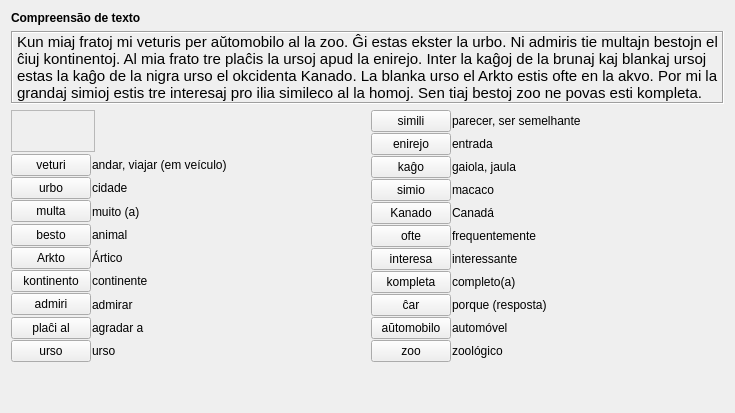
     <widget class="QWidget" name="tab_19">
      <attribute name="icon">
       <iconset resource="ikonoj.qrc">
        <normaloff>:/ikonoj/parolo.png</normaloff>:/ikonoj/parolo.png</iconset>
      </attribute>
      <attribute name="title">
       <string>7</string>
      </attribute>
      <layout class="QVBoxLayout" name="verticalLayout_225">
       <item>
        <widget class="titolo" name="Lec07_Label6">
         <property name="maximumSize">
          <size>
           <width>16777215</width>
           <height>30</height>
          </size>
         </property>
         <property name="font">
          <font>
           <weight>75</weight>
           <bold>true</bold>
          </font>
         </property>
         <property name="text">
          <string>Compreensão de texto</string>
         </property>
        </widget>
       </item>
       <item>
        <widget class="QLabel" name="Memo3_Lec07">
         <property name="font">
          <font>
           <pointsize>11</pointsize>
          </font>
         </property>
         <property name="frameShape">
          <enum>QFrame::Box</enum>
         </property>
         <property name="frameShadow">
          <enum>QFrame::Sunken</enum>
         </property>
         <property name="text">
          <string>Kun miaj fratoj mi veturis per aŭtomobilo al la zoo. Ĝi estas ekster la urbo. Ni admiris tie multajn bestojn el ĉiuj kontinentoj. Al mia frato tre plaĉis la ursoj apud la enirejo. Inter la kaĝoj de la brunaj kaj blankaj ursoj estas la kaĝo de la nigra urso el okcidenta Kanado. La blanka urso el Arkto estis ofte en la akvo. Por mi la grandaj simioj estis tre interesaj pro ilia simileco al la homoj. Sen tiaj bestoj zoo ne povas esti kompleta.</string>
         </property>
         <property name="wordWrap">
          <bool>true</bool>
         </property>
         <property name="margin">
          <number>5</number>
         </property>
         <property name="tipo" stdset="0">
          <string>teksta</string>
         </property>
         <property name="lingvo" stdset="0">
          <string>eo</string>
         </property>
        </widget>
       </item>
       <item>
        <layout class="QHBoxLayout" name="horizontalLayout_410">
         <item>
          <layout class="QVBoxLayout" name="verticalLayout_223">
           <property name="spacing">
            <number>2</number>
           </property>
           <item>
            <widget class="mp3ludilo" name="Lec07_memo3">
             <property name="sizePolicy">
              <sizepolicy hsizetype="Fixed" vsizetype="Fixed">
               <horstretch>0</horstretch>
               <verstretch>0</verstretch>
              </sizepolicy>
             </property>
             <property name="minimumSize">
              <size>
               <width>84</width>
               <height>42</height>
              </size>
             </property>
             <property name="maximumSize">
              <size>
               <width>16777215</width>
               <height>16777215</height>
              </size>
             </property>
             <property name="frameShape">
              <enum>QFrame::StyledPanel</enum>
             </property>
             <property name="frameShadow">
              <enum>QFrame::Plain</enum>
             </property>
            </widget>
           </item>
           <item>
            <layout class="QVBoxLayout" name="verticalLayout_222">
             <property name="spacing">
              <number>1</number>
             </property>
             <item>
              <layout class="QHBoxLayout" name="horizontalLayout_411" stretch="3,1">
               <item>
                <widget class="klakbutono" name="Lec07_Button539">
                 <property name="sizePolicy">
                  <sizepolicy hsizetype="Maximum" vsizetype="Fixed">
                   <horstretch>0</horstretch>
                   <verstretch>0</verstretch>
                  </sizepolicy>
                 </property>
                 <property name="maximumSize">
                  <size>
                   <width>16777215</width>
                   <height>16777215</height>
                  </size>
                 </property>
                 <property name="text">
                  <string>veturi</string>
                 </property>
                </widget>
               </item>
               <item>
                <widget class="QLabel" name="Lec07_Label528">
                 <property name="text">
                  <string>andar, viajar (em veículo)</string>
                 </property>
                 <property name="wordWrap">
                  <bool>true</bool>
                 </property>
                </widget>
               </item>
              </layout>
             </item>
             <item>
              <layout class="QHBoxLayout" name="horizontalLayout_412" stretch="3,1">
               <item>
                <widget class="klakbutono" name="Lec07_Button540">
                 <property name="sizePolicy">
                  <sizepolicy hsizetype="Maximum" vsizetype="Fixed">
                   <horstretch>0</horstretch>
                   <verstretch>0</verstretch>
                  </sizepolicy>
                 </property>
                 <property name="maximumSize">
                  <size>
                   <width>16777215</width>
                   <height>16777215</height>
                  </size>
                 </property>
                 <property name="text">
                  <string>urbo</string>
                 </property>
                </widget>
               </item>
               <item>
                <widget class="QLabel" name="Lec07_Label529">
                 <property name="text">
                  <string>cidade</string>
                 </property>
                 <property name="wordWrap">
                  <bool>true</bool>
                 </property>
                </widget>
               </item>
              </layout>
             </item>
             <item>
              <layout class="QHBoxLayout" name="horizontalLayout_413" stretch="3,1">
               <item>
                <widget class="klakbutono" name="Lec07_Button541">
                 <property name="sizePolicy">
                  <sizepolicy hsizetype="Maximum" vsizetype="Fixed">
                   <horstretch>0</horstretch>
                   <verstretch>0</verstretch>
                  </sizepolicy>
                 </property>
                 <property name="maximumSize">
                  <size>
                   <width>16777215</width>
                   <height>16777215</height>
                  </size>
                 </property>
                 <property name="text">
                  <string>multa</string>
                 </property>
                </widget>
               </item>
               <item>
                <widget class="QLabel" name="Lec07_Label530">
                 <property name="text">
                  <string>muito (a)</string>
                 </property>
                 <property name="wordWrap">
                  <bool>true</bool>
                 </property>
                </widget>
               </item>
              </layout>
             </item>
             <item>
              <layout class="QHBoxLayout" name="horizontalLayout_414" stretch="3,1">
               <item>
                <widget class="klakbutono" name="Lec07_Button542">
                 <property name="sizePolicy">
                  <sizepolicy hsizetype="Maximum" vsizetype="Fixed">
                   <horstretch>0</horstretch>
                   <verstretch>0</verstretch>
                  </sizepolicy>
                 </property>
                 <property name="maximumSize">
                  <size>
                   <width>16777215</width>
                   <height>16777215</height>
                  </size>
                 </property>
                 <property name="text">
                  <string>besto</string>
                 </property>
                </widget>
               </item>
               <item>
                <widget class="QLabel" name="Lec07_Label531">
                 <property name="text">
                  <string>animal</string>
                 </property>
                 <property name="wordWrap">
                  <bool>true</bool>
                 </property>
                </widget>
               </item>
              </layout>
             </item>
             <item>
              <layout class="QHBoxLayout" name="horizontalLayout_415" stretch="3,1">
               <item>
                <widget class="klakbutono" name="Lec07_Button543">
                 <property name="sizePolicy">
                  <sizepolicy hsizetype="Maximum" vsizetype="Fixed">
                   <horstretch>0</horstretch>
                   <verstretch>0</verstretch>
                  </sizepolicy>
                 </property>
                 <property name="maximumSize">
                  <size>
                   <width>16777215</width>
                   <height>16777215</height>
                  </size>
                 </property>
                 <property name="text">
                  <string>Arkto</string>
                 </property>
                </widget>
               </item>
               <item>
                <widget class="QLabel" name="Lec07_Label532">
                 <property name="text">
                  <string>Ártico</string>
                 </property>
                 <property name="wordWrap">
                  <bool>true</bool>
                 </property>
                </widget>
               </item>
              </layout>
             </item>
             <item>
              <layout class="QHBoxLayout" name="horizontalLayout_416" stretch="3,1">
               <item>
                <widget class="klakbutono" name="Lec07_Button544">
                 <property name="sizePolicy">
                  <sizepolicy hsizetype="Maximum" vsizetype="Fixed">
                   <horstretch>0</horstretch>
                   <verstretch>0</verstretch>
                  </sizepolicy>
                 </property>
                 <property name="maximumSize">
                  <size>
                   <width>16777215</width>
                   <height>16777215</height>
                  </size>
                 </property>
                 <property name="text">
                  <string>kontinento</string>
                 </property>
                </widget>
               </item>
               <item>
                <widget class="QLabel" name="Lec07_Label533">
                 <property name="text">
                  <string>continente</string>
                 </property>
                 <property name="wordWrap">
                  <bool>true</bool>
                 </property>
                </widget>
               </item>
              </layout>
             </item>
             <item>
              <layout class="QHBoxLayout" name="horizontalLayout_417" stretch="3,1">
               <item>
                <widget class="klakbutono" name="Lec07_Button545">
                 <property name="sizePolicy">
                  <sizepolicy hsizetype="Maximum" vsizetype="Fixed">
                   <horstretch>0</horstretch>
                   <verstretch>0</verstretch>
                  </sizepolicy>
                 </property>
                 <property name="maximumSize">
                  <size>
                   <width>16777215</width>
                   <height>16777215</height>
                  </size>
                 </property>
                 <property name="text">
                  <string>admiri</string>
                 </property>
                </widget>
               </item>
               <item>
                <widget class="QLabel" name="Lec07_Label534">
                 <property name="text">
                  <string>admirar</string>
                 </property>
                 <property name="wordWrap">
                  <bool>true</bool>
                 </property>
                </widget>
               </item>
              </layout>
             </item>
             <item>
              <layout class="QHBoxLayout" name="horizontalLayout_425" stretch="3,1">
               <item>
                <widget class="klakbutono" name="Lec07_Button547">
                 <property name="sizePolicy">
                  <sizepolicy hsizetype="Maximum" vsizetype="Fixed">
                   <horstretch>0</horstretch>
                   <verstretch>0</verstretch>
                  </sizepolicy>
                 </property>
                 <property name="maximumSize">
                  <size>
                   <width>16777215</width>
                   <height>16777215</height>
                  </size>
                 </property>
                 <property name="text">
                  <string>plaĉi al</string>
                 </property>
                </widget>
               </item>
               <item>
                <widget class="QLabel" name="Lec07_Label535">
                 <property name="text">
                  <string>agradar a</string>
                 </property>
                 <property name="wordWrap">
                  <bool>true</bool>
                 </property>
                </widget>
               </item>
              </layout>
             </item>
             <item>
              <layout class="QHBoxLayout" name="horizontalLayout_426" stretch="3,1">
               <item>
                <widget class="klakbutono" name="Lec07_Button546">
                 <property name="sizePolicy">
                  <sizepolicy hsizetype="Maximum" vsizetype="Fixed">
                   <horstretch>0</horstretch>
                   <verstretch>0</verstretch>
                  </sizepolicy>
                 </property>
                 <property name="maximumSize">
                  <size>
                   <width>16777215</width>
                   <height>16777215</height>
                  </size>
                 </property>
                 <property name="text">
                  <string>urso</string>
                 </property>
                </widget>
               </item>
               <item>
                <widget class="QLabel" name="Lec07_Label536">
                 <property name="text">
                  <string>urso</string>
                 </property>
                 <property name="wordWrap">
                  <bool>true</bool>
                 </property>
                </widget>
               </item>
              </layout>
             </item>
            </layout>
           </item>
          </layout>
         </item>
         <item>
          <layout class="QVBoxLayout" name="verticalLayout_224">
           <property name="spacing">
            <number>1</number>
           </property>
           <item>
            <layout class="QHBoxLayout" name="horizontalLayout_418" stretch="3,1">
             <item>
              <widget class="klakbutono" name="Lec07_Button548">
               <property name="sizePolicy">
                <sizepolicy hsizetype="Maximum" vsizetype="Fixed">
                 <horstretch>0</horstretch>
                 <verstretch>0</verstretch>
                </sizepolicy>
               </property>
               <property name="maximumSize">
                <size>
                 <width>16777215</width>
                 <height>16777215</height>
                </size>
               </property>
               <property name="text">
                <string>simili</string>
               </property>
              </widget>
             </item>
             <item>
              <widget class="QLabel" name="Lec07_Label537">
               <property name="text">
                <string>parecer, ser semelhante</string>
               </property>
               <property name="wordWrap">
                <bool>true</bool>
               </property>
              </widget>
             </item>
            </layout>
           </item>
           <item>
            <layout class="QHBoxLayout" name="horizontalLayout_419" stretch="3,1">
             <item>
              <widget class="klakbutono" name="Lec07_Button549">
               <property name="sizePolicy">
                <sizepolicy hsizetype="Maximum" vsizetype="Fixed">
                 <horstretch>0</horstretch>
                 <verstretch>0</verstretch>
                </sizepolicy>
               </property>
               <property name="maximumSize">
                <size>
                 <width>16777215</width>
                 <height>16777215</height>
                </size>
               </property>
               <property name="text">
                <string>enirejo</string>
               </property>
              </widget>
             </item>
             <item>
              <widget class="QLabel" name="Lec07_Label538">
               <property name="text">
                <string>entrada</string>
               </property>
               <property name="wordWrap">
                <bool>true</bool>
               </property>
              </widget>
             </item>
            </layout>
           </item>
           <item>
            <layout class="QHBoxLayout" name="horizontalLayout_420" stretch="3,1">
             <item>
              <widget class="klakbutono" name="Lec07_Button550">
               <property name="sizePolicy">
                <sizepolicy hsizetype="Maximum" vsizetype="Fixed">
                 <horstretch>0</horstretch>
                 <verstretch>0</verstretch>
                </sizepolicy>
               </property>
               <property name="maximumSize">
                <size>
                 <width>16777215</width>
                 <height>16777215</height>
                </size>
               </property>
               <property name="text">
                <string>kaĝo</string>
               </property>
              </widget>
             </item>
             <item>
              <widget class="QLabel" name="Lec07_Label539">
               <property name="text">
                <string>gaiola, jaula</string>
               </property>
               <property name="wordWrap">
                <bool>true</bool>
               </property>
              </widget>
             </item>
            </layout>
           </item>
           <item>
            <layout class="QHBoxLayout" name="horizontalLayout_421" stretch="3,1">
             <item>
              <widget class="klakbutono" name="Lec07_Button551">
               <property name="sizePolicy">
                <sizepolicy hsizetype="Maximum" vsizetype="Fixed">
                 <horstretch>0</horstretch>
                 <verstretch>0</verstretch>
                </sizepolicy>
               </property>
               <property name="maximumSize">
                <size>
                 <width>16777215</width>
                 <height>16777215</height>
                </size>
               </property>
               <property name="text">
                <string>simio</string>
               </property>
              </widget>
             </item>
             <item>
              <widget class="QLabel" name="Lec07_Label540">
               <property name="text">
                <string>macaco</string>
               </property>
               <property name="wordWrap">
                <bool>true</bool>
               </property>
              </widget>
             </item>
            </layout>
           </item>
           <item>
            <layout class="QHBoxLayout" name="horizontalLayout_422" stretch="3,1">
             <item>
              <widget class="klakbutono" name="Lec07_Button552">
               <property name="sizePolicy">
                <sizepolicy hsizetype="Maximum" vsizetype="Fixed">
                 <horstretch>0</horstretch>
                 <verstretch>0</verstretch>
                </sizepolicy>
               </property>
               <property name="maximumSize">
                <size>
                 <width>16777215</width>
                 <height>16777215</height>
                </size>
               </property>
               <property name="text">
                <string>Kanado</string>
               </property>
              </widget>
             </item>
             <item>
              <widget class="QLabel" name="Lec07_Label541">
               <property name="text">
                <string>Canadá</string>
               </property>
               <property name="wordWrap">
                <bool>true</bool>
               </property>
              </widget>
             </item>
            </layout>
           </item>
           <item>
            <layout class="QHBoxLayout" name="horizontalLayout_423" stretch="3,1">
             <item>
              <widget class="klakbutono" name="Lec07_Button553">
               <property name="sizePolicy">
                <sizepolicy hsizetype="Maximum" vsizetype="Fixed">
                 <horstretch>0</horstretch>
                 <verstretch>0</verstretch>
                </sizepolicy>
               </property>
               <property name="maximumSize">
                <size>
                 <width>16777215</width>
                 <height>16777215</height>
                </size>
               </property>
               <property name="text">
                <string>ofte</string>
               </property>
              </widget>
             </item>
             <item>
              <widget class="QLabel" name="Lec07_Label527">
               <property name="text">
                <string>frequentemente</string>
               </property>
               <property name="wordWrap">
                <bool>true</bool>
               </property>
              </widget>
             </item>
            </layout>
           </item>
           <item>
            <layout class="QHBoxLayout" name="horizontalLayout_424" stretch="3,1">
             <item>
              <widget class="klakbutono" name="Lec07_Button554">
               <property name="sizePolicy">
                <sizepolicy hsizetype="Maximum" vsizetype="Fixed">
                 <horstretch>0</horstretch>
                 <verstretch>0</verstretch>
                </sizepolicy>
               </property>
               <property name="maximumSize">
                <size>
                 <width>16777215</width>
                 <height>16777215</height>
                </size>
               </property>
               <property name="text">
                <string>interesa</string>
               </property>
              </widget>
             </item>
             <item>
              <widget class="QLabel" name="Lec07_Label542">
               <property name="text">
                <string>interessante</string>
               </property>
               <property name="wordWrap">
                <bool>true</bool>
               </property>
              </widget>
             </item>
            </layout>
           </item>
           <item>
            <layout class="QHBoxLayout" name="horizontalLayout_427" stretch="3,1">
             <item>
              <widget class="klakbutono" name="Lec07_Button556">
               <property name="sizePolicy">
                <sizepolicy hsizetype="Maximum" vsizetype="Fixed">
                 <horstretch>0</horstretch>
                 <verstretch>0</verstretch>
                </sizepolicy>
               </property>
               <property name="maximumSize">
                <size>
                 <width>16777215</width>
                 <height>16777215</height>
                </size>
               </property>
               <property name="text">
                <string>kompleta</string>
               </property>
              </widget>
             </item>
             <item>
              <widget class="QLabel" name="Lec07_Label543">
               <property name="text">
                <string>completo(a)</string>
               </property>
               <property name="wordWrap">
                <bool>true</bool>
               </property>
              </widget>
             </item>
            </layout>
           </item>
           <item>
            <layout class="QHBoxLayout" name="horizontalLayout_428" stretch="3,1">
             <item>
              <widget class="klakbutono" name="Lec07_Button555">
               <property name="sizePolicy">
                <sizepolicy hsizetype="Maximum" vsizetype="Fixed">
                 <horstretch>0</horstretch>
                 <verstretch>0</verstretch>
                </sizepolicy>
               </property>
               <property name="maximumSize">
                <size>
                 <width>16777215</width>
                 <height>16777215</height>
                </size>
               </property>
               <property name="text">
                <string>ĉar</string>
               </property>
              </widget>
             </item>
             <item>
              <widget class="QLabel" name="Lec07_Label544">
               <property name="text">
                <string>porque (resposta)</string>
               </property>
               <property name="wordWrap">
                <bool>true</bool>
               </property>
              </widget>
             </item>
            </layout>
           </item>
           <item>
            <layout class="QHBoxLayout" name="horizontalLayout_429" stretch="3,1">
             <item>
              <widget class="klakbutono" name="Lec07_Button557">
               <property name="sizePolicy">
                <sizepolicy hsizetype="Maximum" vsizetype="Fixed">
                 <horstretch>0</horstretch>
                 <verstretch>0</verstretch>
                </sizepolicy>
               </property>
               <property name="maximumSize">
                <size>
                 <width>16777215</width>
                 <height>16777215</height>
                </size>
               </property>
               <property name="text">
                <string>aŭtomobilo</string>
               </property>
              </widget>
             </item>
             <item>
              <widget class="QLabel" name="Lec07_Label545">
               <property name="text">
                <string>automóvel</string>
               </property>
               <property name="wordWrap">
                <bool>true</bool>
               </property>
              </widget>
             </item>
            </layout>
           </item>
           <item>
            <layout class="QHBoxLayout" name="horizontalLayout_430" stretch="3,1">
             <item>
              <widget class="klakbutono" name="Lec07_Button558">
               <property name="sizePolicy">
                <sizepolicy hsizetype="Maximum" vsizetype="Fixed">
                 <horstretch>0</horstretch>
                 <verstretch>0</verstretch>
                </sizepolicy>
               </property>
               <property name="maximumSize">
                <size>
                 <width>16777215</width>
                 <height>16777215</height>
                </size>
               </property>
               <property name="text">
                <string>zoo</string>
               </property>
              </widget>
             </item>
             <item>
              <widget class="QLabel" name="Lec07_Label546">
               <property name="text">
                <string>zoológico</string>
               </property>
               <property name="wordWrap">
                <bool>true</bool>
               </property>
              </widget>
             </item>
            </layout>
           </item>
          </layout>
         </item>
        </layout>
       </item>
       <item>
        <spacer name="verticalSpacer_10">
         <property name="orientation">
          <enum>Qt::Vertical</enum>
         </property>
         <property name="sizeHint" stdset="0">
          <size>
           <width>20</width>
           <height>40</height>
          </size>
         </property>
        </spacer>
       </item>
      </layout>
     </widget>
